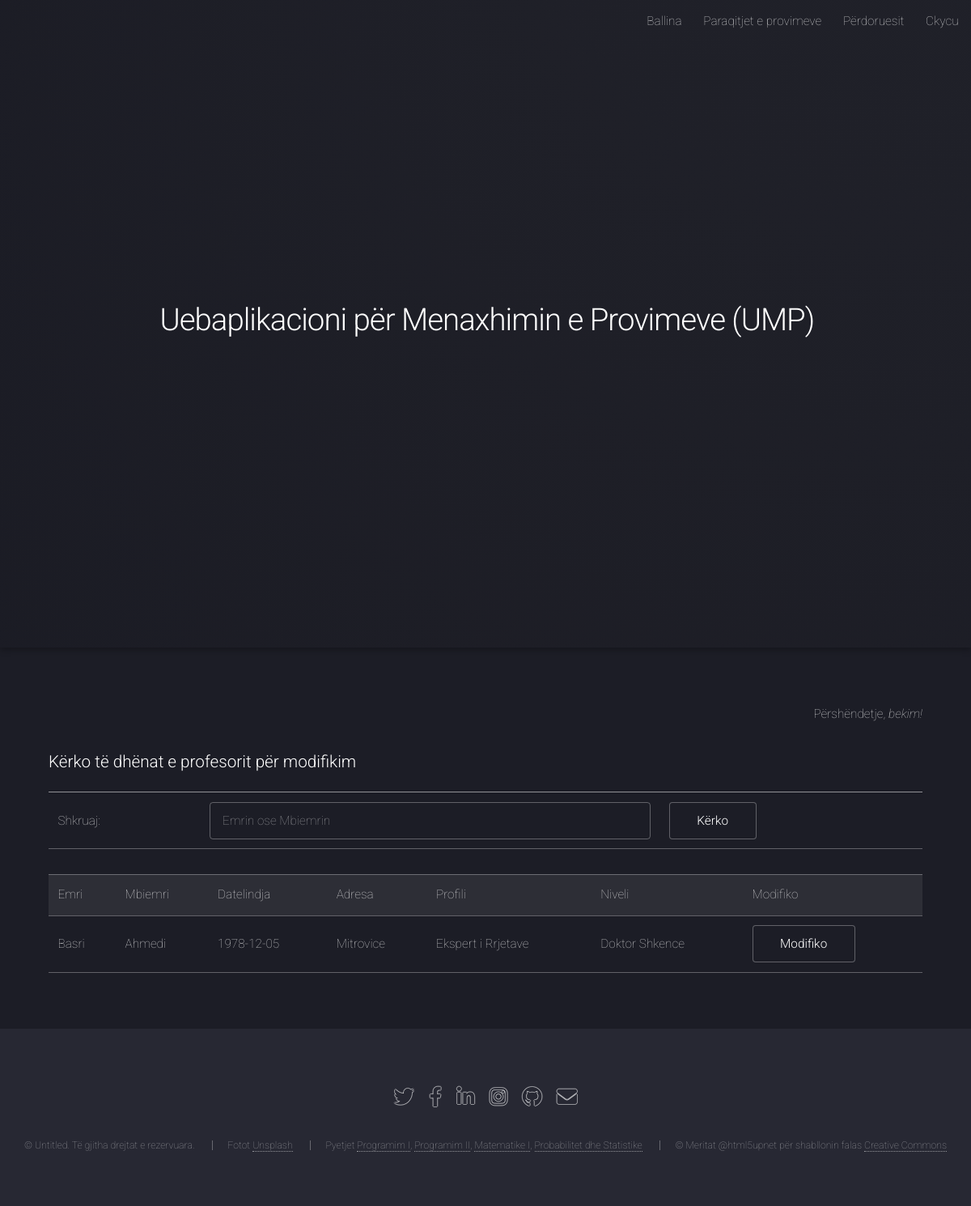
The page /ModuliAdministratorit/modifiko_profesor_forma.php?term=Basri (signed in) on the database its author committed.
### tables this page shows
CREATE TABLE `ump_informacionet` (
  `ID_Info` int(11) NOT NULL,
  `Shenimi` varchar(100) NOT NULL,
  `Shpjegimi` varchar(10000) NOT NULL,
  `Pjesa_Faqes` varchar(50) NOT NULL
);

CREATE TABLE `ump_perdoruesit` (
  `ID_Perdoruesi` int(11) NOT NULL,
  `Emri_Perdoruesi` varchar(30) NOT NULL,
  `Fjalekalimi_Perdoruesi` varchar(30) NOT NULL,
  `Adresa_Perdoruesi` varchar(50) NOT NULL,
  `Email_Perdoruesi` varchar(50) NOT NULL
);

CREATE TABLE `ump_profesoret` (
  `ID_Profesori` int(11) NOT NULL,
  `Emri_Prof` varchar(50) NOT NULL,
  `Mbiemri_Prof` varchar(50) NOT NULL,
  `Datelindja_Prof` date NOT NULL,
  `Adresa_Prof` varchar(50) NOT NULL,
  `Profili_Prof` varchar(50) NOT NULL,
  `Niveli_Prof` varchar(50) NOT NULL
);

### ModuliAdministratorit/kontrollo.php (called while the page is built, shortened)
<?php
include('konfiguro.php');
$kontrollo_perdorues=$_SESSION['Emri_Perdoruesi'];
$starto_deklarate = mysqli_query($lidhu,"SELECT Emri_Perdoruesi FROM ump_perdoruesit WHERE Emri_Perdoruesi='$kontrollo_perdorues' ");
$rreshti=mysqli_fetch_array($starto_deklarate,MYSQLI_ASSOC);
$kycu_perdorues=$rreshti['Emri_Perdoruesi'];
?>

### ModuliAdministratorit/modifiko_profesor_forma.php (the view, shortened to what this page needs)
<?php
	include("kontrollo.php");
?>
<?php
include_once("konfiguro.php");
?>
<!DOCTYPE HTML>
<html>
	<head>
		<link rel="stylesheet" href="assets/css/main.css" />
	</head>
	<body class="is-preload landing">
		<div id="page-wrapper">
				<header id="header">
					<?php include_once("meny.php"); ?>
			</header>
		<?php include_once("fillimi_faqes.php"); ?>
		<div id="main" class="wrapper style1">
			<div class="container">
						<section>
							<p style="text-align:right;">Përshëndetje, <em><?php  echo $kycu_perdorues;?>!</em></p>
						</section>
						<section>
								<form method="post" action="">
								<table>
									<tr>
									<h3>Kërko të dhënat e profesorit për modifikim</h3>
									</tr>
									<tr>
										<td>
											Shkruaj:
										</td>
										<td>
											<input type="text" name="term" placeholder="Emrin ose Mbiemrin"/>
										</td>
										<td> <input type="submit" value="Kërko" /></td>
									</tr>
								</table>
								</form>
						</section>
						<section>
							<div class="table-wrapper">
								<table border="0">
										<tr bgcolor='#CCCCCC'>
											<td>Emri</td>
											<td>Mbiemri</td>
											<td>Datelindja</td>
											<td>Adresa</td>
											<td>Profili</td>
											<td>Niveli</td>
											<td>Modifiko</td>
										</tr>
												<?php
												if (!empty($_REQUEST['term'])) {
												$term = mysqli_real_escape_string
												($lidhu,$_REQUEST['term']);
												$deklarate = mysqli_query($lidhu,
												"SELECT * FROM ump_profesoret WHERE
													  Emri_Prof LIKE '%".$term."%' OR Mbiemri_Prof LIKE '%".$term."%'"
														);
												while($rreshti = mysqli_fetch_array($deklarate)) {
														echo "<tr>";
														echo "<td>".$rreshti['Emri_Prof']."</td>";
														echo "<td>".$rreshti['Mbiemri_Prof']."</td>";
														echo "<td>".$rreshti['Datelindja_Prof']."</td>";
														echo "<td>".$rreshti['Adresa_Prof']."</td>";
														echo "<td>".$rreshti['Profili_Prof']."</td>";
														echo "<td>".$rreshti['Niveli_Prof']."</td>";
														echo "<td><a href=\"modifiko_Profesor.php?ID_Profesori=$rreshti[ID_Profesori]\" class='button' class='button primary'>
														Modifiko</a></td></tr>";
													}
												}
												?>
								</table>
							</div>
						</section>
			</div>
		</div>
				<?php include_once("fundi_faqes.php"); ?>
		</div>
	</body>
</html>

### ModuliAdministratorit/meny.php (shortened to what this page needs)
<?php
	$rezultati = mysqli_query($lidhu, "SELECT * FROM ump_informacionet WHERE Pjesa_Faqes='Meny_Administratori'");
	while ($rreshti = mysqli_fetch_assoc($rezultati)) {
	  extract($rreshti);
		 echo $Shpjegimi;
		}
?>

### ModuliAdministratorit/fillimi_faqes.php (shortened to what this page needs)
		<?php
				$rezultati = mysqli_query($lidhu, "SELECT * FROM ump_informacionet WHERE Pjesa_Faqes='Fillimi'");
				while ($rreshti = mysqli_fetch_assoc($rezultati)) {
				  extract($rreshti);
		?>
	<section id="banner">
			<div class="content">
				<header>
					<h2><?php echo $Shenimi ?></h2>
				</header>
			</div>
	</section>
<?php } ?>

### ModuliAdministratorit/fundi_faqes.php (shortened to what this page needs)
<footer id="footer">
		<ul class="icons">
					<?php
								$rezultati = mysqli_query($lidhu, "SELECT * FROM ump_informacionet WHERE Pjesa_Faqes='Fundi_RrjetetSociale'");
								while ($rreshti = mysqli_fetch_assoc($rezultati)) {
								  extract($rreshti);
					?>
					<?php echo $Shpjegimi; ?>
					<?php } ?>
		</ul>
		<ul class="copyright">
						<?php
						$rezultati = mysqli_query($lidhu, "SELECT * FROM ump_informacionet WHERE Pjesa_Faqes='Fundi_EdrejtaAutoriale'");
						while ($rreshti = mysqli_fetch_assoc($rezultati)) {
						  extract($rreshti);
						?>
			<?php echo $Shpjegimi; ?>
					<?php } ?>
		</ul>
</footer>

### rows shown on the page
ump_informacionet: Shpjegimi "Ballina Paraqitjet e provimeve Përdoruesit Ckycu"
ump_informacionet: Shenimi "Uebaplikacioni për Menaxhimin e Provimeve (UMP)"
ump_perdoruesit: Emri_Perdoruesi "bekim"
ump_profesoret: Emri_Prof "Basri", Mbiemri_Prof "Ahmedi", Datelindja_Prof "1978-12-05", Adresa_Prof "Mitrovice", Profili_Prof "Ekspert i Rrjetave", Niveli_Prof "Doktor Shkence"
ump_informacionet: Shpjegimi "© Untitled. Të gjitha drejtat e rezervuara. Fotot Unsplash Pyetjet Programim I , Programim II , Matematike I , Probabilitet dhe Statistike © Meritat @html5upnet për shabllonin falas Creative Commons"
